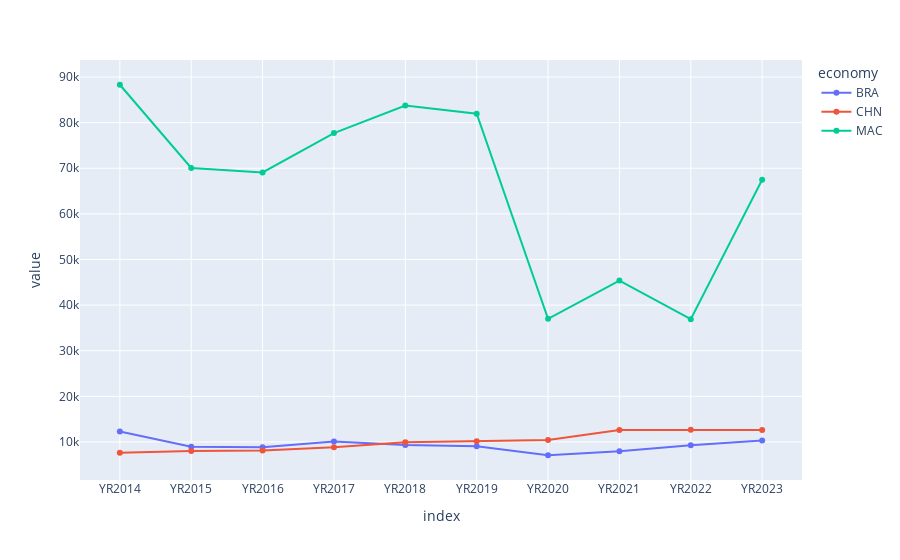

Notebook code for this chart:
### Markdown cell above
pib per capita cd

### Code cell
pibt = wb.data.DataFrame(['NY.GDP.PCAP.CD'], ['MAC', 'CHN', 'BRA'], mrv=10)
pib = pibt.T
px.line(pib, markers=True)

### Figure 1 — Plotly figure (JSON) as saved in the notebook; plotly's stock layout.template omitted (floating-point values rounded to 4 significant figures)
{"data": [{"hovertemplate": "economy=BRA<br>index=%{x}<br>value=%{y}<extra></extra>", "legendgroup": "BRA", "line": {"color": "#636efa", "dash": "solid"}, "marker": {"symbol": "circle"}, "mode": "lines+markers", "name": "BRA", "orientation": "v", "showlegend": true, "type": "scatter", "x": ["YR2014", "YR2015", "YR2016", "YR2017", "YR2018", "YR2019", "YR2020", "YR2021", "YR2022", "YR2023"], "xaxis": "x", "y": [12270.0, 8936.0, 8836.0, 10080.0, 9301.0, 9030.0, 7074.0, 7973.0, 9281.0, 10290.0], "yaxis": "y"}, {"hovertemplate": "economy=CHN<br>index=%{x}<br>value=%{y}<extra></extra>", "legendgroup": "CHN", "line": {"color": "#EF553B", "dash": "solid"}, "marker": {"symbol": "circle"}, "mode": "lines+markers", "name": "CHN", "orientation": "v", "showlegend": true, "type": "scatter", "x": ["YR2014", "YR2015", "YR2016", "YR2017", "YR2018", "YR2019", "YR2020", "YR2021", "YR2022", "YR2023"], "xaxis": "x", "y": [7636.0, 8016.0, 8094.0, 8817.0, 9905.0, 10140.0, 10410.0, 12620.0, 12660.0, 12610.0], "yaxis": "y"}, {"hovertemplate": "economy=MAC<br>index=%{x}<br>value=%{y}<extra></extra>", "legendgroup": "MAC", "line": {"color": "#00cc96", "dash": "solid"}, "marker": {"symbol": "circle"}, "mode": "lines+markers", "name": "MAC", "orientation": "v", "showlegend": true, "type": "scatter", "x": ["YR2014", "YR2015", "YR2016", "YR2017", "YR2018", "YR2019", "YR2020", "YR2021", "YR2022", "YR2023"], "xaxis": "x", "y": [88310.0, 70070.0, 69070.0, 77700.0, 83760.0, 81970.0, 36980.0, 45380.0, 36910.0, 67480.0], "yaxis": "y"}], "layout": {"autosize": true, "legend": {"title": {"text": "economy"}, "tracegroupgap": 0}, "margin": {"t": 60}, "xaxis": {"anchor": "y", "autorange": true, "domain": [0, 1], "range": [-0.5806, 9.581], "title": {"text": "index"}, "type": "category"}, "yaxis": {"anchor": "x", "autorange": true, "domain": [0, 1], "range": [784.2, 94600.0], "title": {"text": "value"}, "type": "linear"}}}
